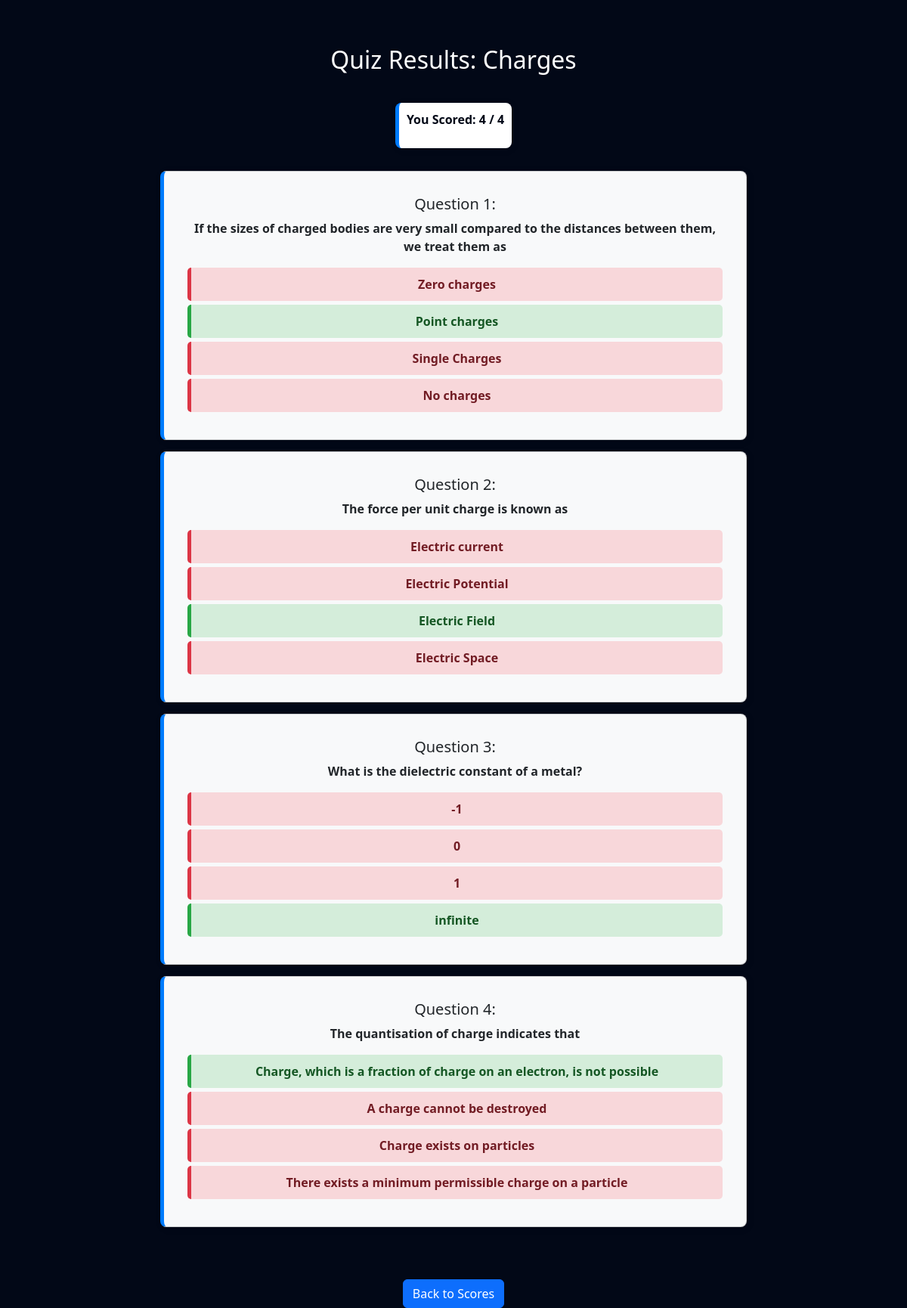
Page /result/3 (signed in) on the committed database.
### controller/models.py (models this page shows)
class Quiz(db.Model):
    id = db.Column(db.Integer, primary_key=True, autoincrement=True)
    title = db.Column(db.String(255), nullable=False)
    chapter_id = db.Column(db.Integer, db.ForeignKey('chapter.id'), nullable=False)
    date_of_quiz = db.Column(db.Date, nullable=False)
    time_duration = db.Column(db.Integer, nullable=False)
    time_start = db.Column(db.Time, nullable=False)
    remarks = db.Column(db.String(500))
    questions = db.relationship('Question', backref='quiz', lazy=True)
    scores = db.relationship('Score', backref='quiz', lazy=True)

class Score(db.Model):
    id = db.Column(db.Integer, primary_key=True, autoincrement=True)
    quiz_id = db.Column(db.Integer, db.ForeignKey('quiz.id'), nullable=False)
    user_id = db.Column(db.Integer, db.ForeignKey('user.user_id'), nullable=False)
    time_stamp_of_attempt = db.Column(db.DateTime, nullable=False)
    total_scored = db.Column(db.Integer, nullable=False)

class Question(db.Model):
    id = db.Column(db.Integer, primary_key=True, autoincrement=True)
    title = db.Column(db.String(255), nullable=False)
    quiz_id = db.Column(db.Integer, db.ForeignKey('quiz.id'), nullable=False)
    question_statement = db.Column(db.String(500), nullable=False)
    option1 = db.Column(db.String(300), nullable=False)
    option2 = db.Column(db.String(300), nullable=False)
    option3 = db.Column(db.String(300), nullable=False)
    option4 = db.Column(db.String(300), nullable=False)
    correct_option = db.Column(db.Integer, nullable=False)

### controller/routes.py (the view)
@app.route('/result/<int:quiz_id>')
@login_required
def view_result(quiz_id):
    quiz = Quiz.query.get_or_404(quiz_id)
    user_score = Score.query.filter_by(user_id=current_user.user_id, quiz_id=quiz_id).first()
    if not user_score:
        flash("You haven't attempted this quiz yet.", "danger")
        return redirect(url_for('scores'))
    return render_template('score_result.html', quiz=quiz, score=user_score)

### main.py (called while the page is built)
@login_manager.user_loader
def load_user(user_id):
    return User.query.get(int(user_id))

### templates/score_result.html (shortened to what this page needs)
<!DOCTYPE html>
<html lang="en">
<head>
    {% block bootstrap_css %}
    <link href="https://cdn.jsdelivr.net/npm/bootstrap@5.3.3/dist/css/bootstrap.min.css" rel="stylesheet"
>
    {% endblock %}
    {% block custom_css %}
    <link rel="stylesheet" href="{{ url_for('static', filename='styles.css') }}">
    {% endblock %}
</head>
<body>
    <div class="container">
{% block content %}
<h2 class="text-center">Quiz Results: {{ quiz.title }}</h2>
<div class="score">
<p class="text-center"><strong>You Scored: {{ score.total_scored }} / {{ quiz.questions|length }}</strong></p>
</div>
<div class="quiz-container">
    {% for question in quiz.questions %}
        <div class="card question-box">
            <div class="card-body">
                <h5 class="card-title">Question {{ loop.index }}:</h5>
                <p class="card-text"><strong>{{ question.question_statement }}</strong></p>
                <div class="options">
                    {% set options = [question.option1, question.option2, question.option3, question.option4] %}
                    {% for option in options %}
                        <div class="option-box {% if loop.index == question.correct_option %}correct{% else %}incorrect{% endif %}">
                            {{ option }}
                        </div>
                    {% endfor %}
                </div>
            </div>
        </div>
    {% endfor %}
</div>
<div class="text-center mt-4">
    <a href="{{ url_for('scores') }}" class="btn btn-primary">Back to Scores</a>
</div>
{% endblock %}
    </div>
</body>
</html>

### static/styles.css (style rules this page uses)
html, body { height: 100%; margin: 0; padding: 0; overflow-x: auto; background: #020817 ; background-size: 400% 400%; backdrop-filter: blur(10px); scroll-behavior: smooth; }

### templates/score_result.html (style rules this page uses)
.container { padding-top: 60px; display: flex; flex-direction: column; gap: 30px; justify-content: center; align-items: center; text-align: center; color: white; margin: auto; max-width: 800px; }
.quiz-container { margin: auto; max-width: 800px; }
.question-box { background: #f8f9fa; border-left: 5px solid #007bff; padding: 15px; margin-bottom: 15px; box-shadow: 2px 2px 10px rgba(0, 0, 0, 0.1); border-radius: 8px; }
.option-box { padding: 10px; margin: 5px 0; border-radius: 5px; font-weight: bold; }
.correct { background: #d4edda; color: #155724; border-left: 5px solid #28a745; }
.incorrect { background: #f8d7da; color: #721c24; border-left: 5px solid #dc3545; }
.score { background: white; color:#020817; border-left: 5px solid #007bff; padding: 10px; border-radius: 8px; box-shadow: 2px 2px 10px rgba(0, 0, 0, 0.1); }

### rows in the picture
Quiz: title "Charges"
Score: total_scored "4"
Question: question_statement "If the sizes of charged bodies are very small compared to the distances between them, we treat them as", option1 "Zero charges", option2 "Point charges", option3 "Single Charges", option4 "No charges"
Question: question_statement "The force per unit charge is known as", option1 "Electric current", option2 "Electric Potential", option3 "Electric Field", option4 "Electric Space"
Question: question_statement "What is the dielectric constant of a metal?", option1 "-1", options "0" "1", option4 "infinite"
Question: question_statement "The quantisation of charge indicates that", option1 "Charge, which is a fraction of charge on an electron, is not possible", option2 "A charge cannot be destroyed", option3 "Charge exists on particles", option4 "There exists a minimum permissible charge on a particle"

### other values in the picture
{{ quiz.questions|length }} "4"
